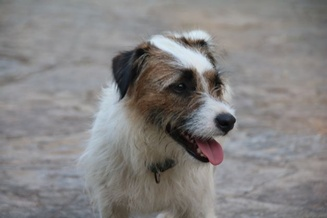
#> input picture tests/test_images/dog.jpg, 327 x 218 px, shrunk from 627 x 418 before the run; its folder holds 5 pictures in this run
$ jupyter execute test_FT.ipynb
#> lines starting #> are read from the running program, lines starting #| are printed output that depends on the picture
[cell 1]
import cv2
from matplotlib import pyplot as plt
import numpy as np
from numpy.fft import fft2, ifft2, fftshift

[cell 2]
SOURCE_DIR = '../tests/test_images'

[cell 3]
def load_image(filename):
    return cv2.imread(f"{SOURCE_DIR}/{filename}")

[cell 4]
def show_image(image):
    image = cv2.cvtColor(image, cv2.COLOR_BGR2RGB)
    plt.imshow(image)
    plt.show()

[cell 5]
hided_image = load_image('dog.jpg').astype(np.uint8)
#> in load_image, returned value is the input picture: shape (218, 327, 3); mean B, G, R 130.4, 130.8, 132.9
source_image = load_image('sunset.jpg').astype(np.uint8)
#> call 2 of load_image, with filename = 'sunset.jpg'
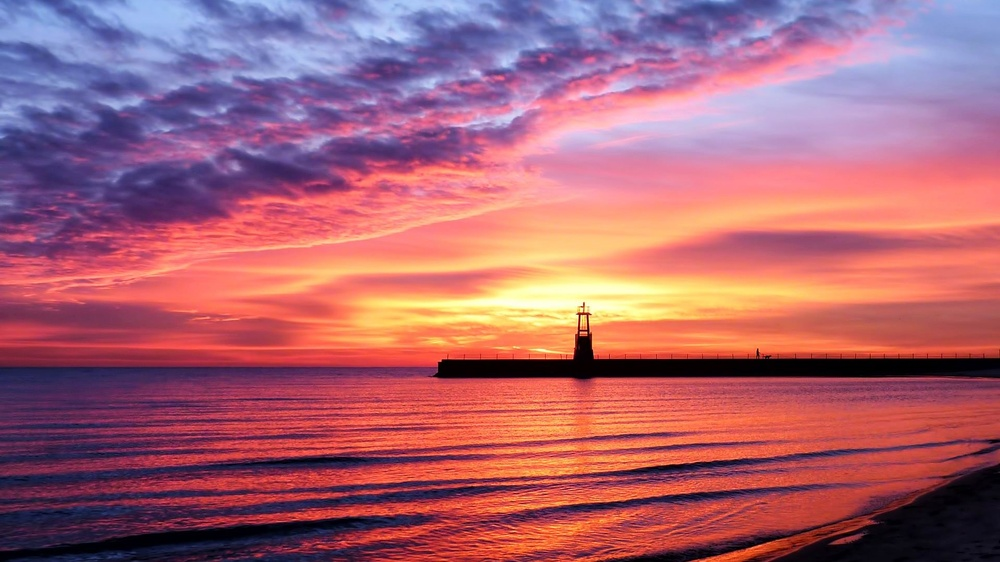
#> input picture tests/test_images/sunset.jpg, 1000 x 562 px, shrunk from 1920 x 1080 before the run
#> in load_image, returned value is the input picture: shape (562, 1000, 3); mean B, G, R 114.6, 99.7, 169.3

[cell 6]
show_image(hided_image)

[cell 7]
show_image(source_image)

[cell 8]
def generate_pixel_mapping(hid, src):
    hidden_image_coords = np.argwhere(hid[:,:,0] >= 0)
    source_image_coords = np.argwhere(src[:,:,0] >= 0)
    np.random.seed(42)
    np.random.shuffle(source_image_coords)
    print(hid.shape[0]*hid.shape[1], hidden_image_coords.shape[0])
    return list(zip(hidden_image_coords, source_image_coords[:hidden_image_coords.shape[0]]))

def shuffle_image(hid, src, shuffling_matrix):
    result = np.zeros(src.shape, dtype=np.uint8)
    for hidden_, source_ in shuffling_matrix:
        result[source_[0],source_[1]] = hid[hidden_[0],hidden_[1]]
    return result

def unshuffle_image(tmp, shuffling_matrix):
    result = np.zeros(tmp.shape, dtype=np.uint8)
    for source_, hidden_ in shuffling_matrix:
        result[source_[0],source_[1]] = tmp[hidden_[0],hidden_[1]]
    return result

my_mat = np.array([[[0,0,255],[0,0,255],[0,0,255]],
                   [[0,255,0],[0,255,0],[0,255,0]],
                   [[255,0,0],[255,0,0],[255,0,0]]])

[cell 9]
shuffling_matrix = generate_pixel_mapping(hided_image, source_image)
#> in generate_pixel_mapping, `hidden_image_coords = np.argwhere(hid[:,:,0] >= 0)`: hidden_image_coords = 71286 pairs, first value 0 to 217, second value 0 to 326
#> in generate_pixel_mapping, `source_image_coords = np.argwhere(src[:,:,0] >= 0)`: source_image_coords = 562000 pairs, first value 0 to 561, second value 0 to 999
#| 71286 71286
#> shuffling_matrix = 71286 items
temp = shuffle_image(hided_image, source_image, shuffling_matrix)
#> the loop in shuffle_image, `for hidden_, source_ in shuffling_matrix:` made 71286 passes
#> (hidden_, source_) on passes 1 to 3: ([0, 0], [445, 725]), ([0, 1], [472, 430]), ([0, 2], [102, 309])
#> after the loop in shuffle_image, `for hidden_, source_ in shuffling_matrix:`:
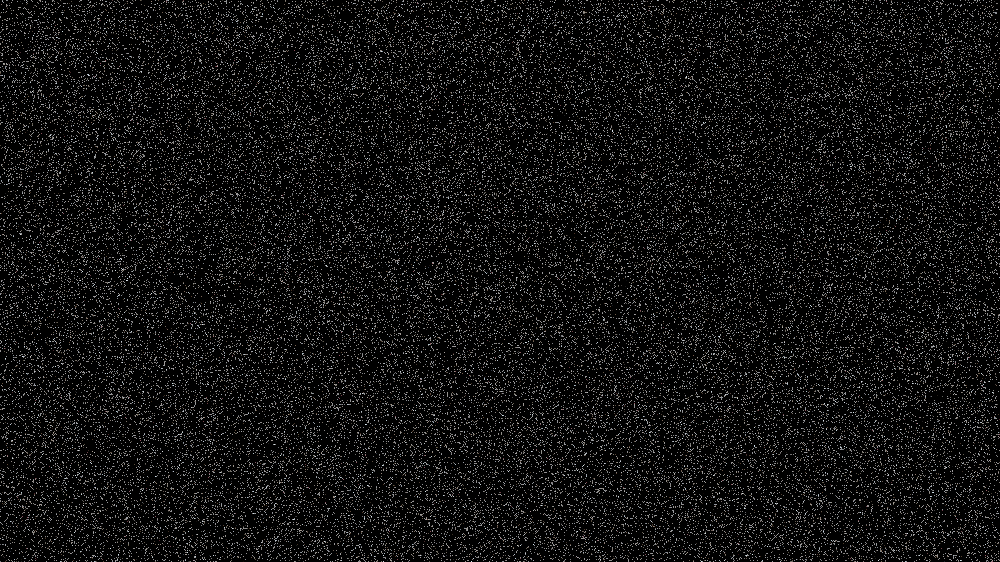
#> result: shape (562, 1000, 3); mean B, G, R 16.5, 16.6, 16.9
show_image(temp)

[cell 10]
final_image = unshuffle_image(temp, shuffling_matrix)
#> the loop in unshuffle_image, `for source_, hidden_ in shuffling_matrix:` made 71286 passes
#> after the loop in unshuffle_image, `for source_, hidden_ in shuffling_matrix:`:
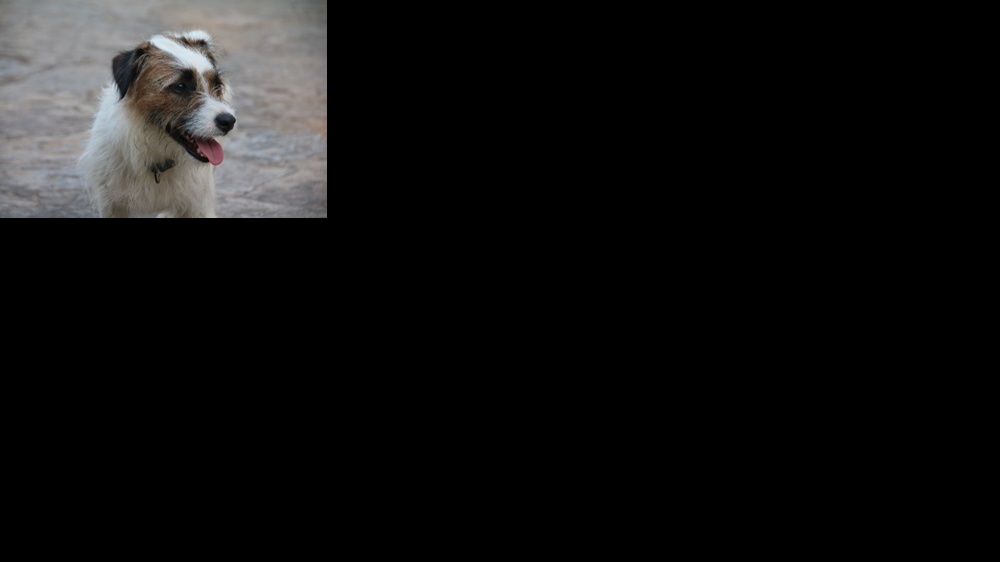
#> result: shape (562, 1000, 3); mean B, G, R 16.5, 16.6, 16.9
show_image(final_image)

[cell 11]
shuffling_matrix = generate_pixel_mapping(hided_image, source_image)
#| 71286 71286
alpha = 3

[cell 12]
def encode_image(source_image, hided_image):
    source_frequency = fft2(source_image)

    hidden_h, hidden_w , _ = hided_image.shape
    hiding_layer = shuffle_image(hided_image, source_image, shuffling_matrix)
    result_frequency = source_frequency + alpha * hiding_layer

    result_image = np.fft.ifft2(result_frequency)
    result_image = np.real(result_image)
    result_image = result_image.astype(np.uint8)
    return result_image

[cell 13]
shuffling_matrix = generate_pixel_mapping(hided_image, hided_image)
#| 71286 71286

encoded_image = encode_image(source_image, hided_image)
#> the loop in shuffle_image (call 2), `for hidden_, source_ in shuffling_matrix:` made 71286 passes
#> (hidden_, source_) on passes 1 to 3: ([0, 0], [67, 199]), ([0, 1], [86, 0]), ([0, 2], [157, 34])
#> after the loop in shuffle_image (call 2), `for hidden_, source_ in shuffling_matrix:`:
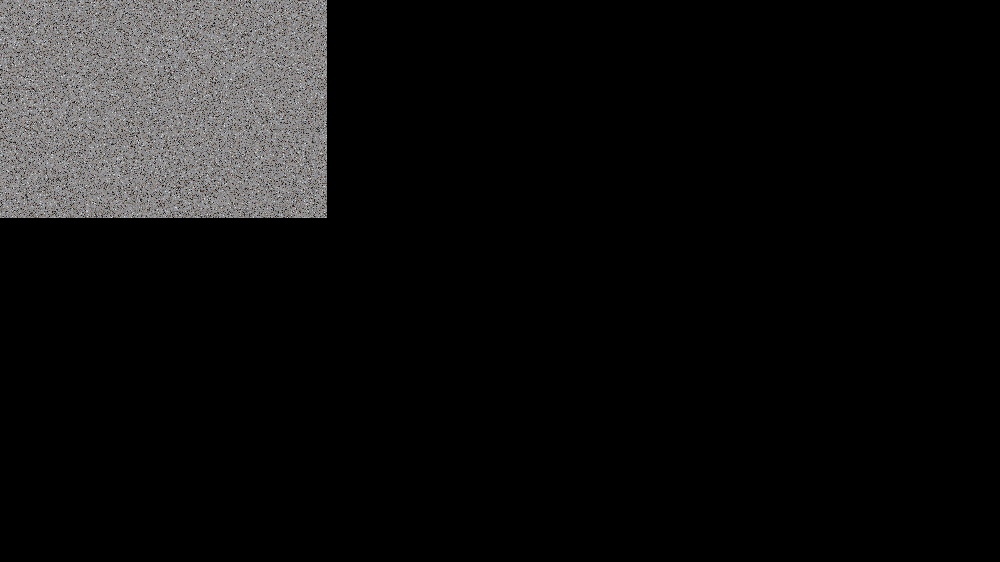
#> result: shape (562, 1000, 3); mean B, G, R 16.5, 16.6, 16.9
#> in encode_image, `result_image = np.real(result_image)`:
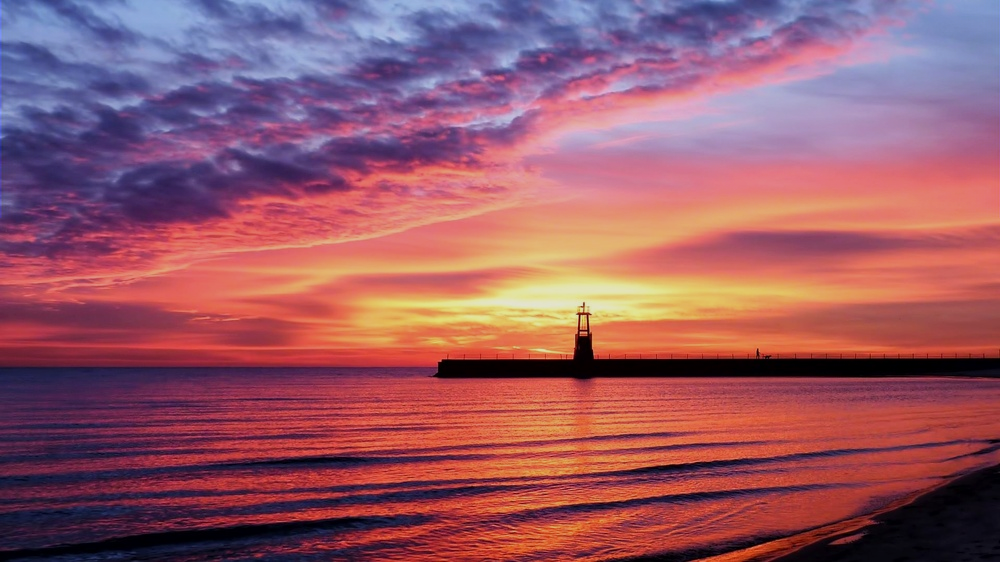
#> result_image: shape (562, 1000, 3) float64; mean of channels 0, 1, 2 114.7, 99.7, 169.3; drawn with min black and max white
show_image(encoded_image)

[cell 14]
def decode_image(source_image, encoded_image):
    encoded_frequency = np.fft.fft2(encoded_image)
    source_frequency = np.fft.fft2(source_image)

    hiden_layer = (source_frequency - encoded_frequency) / alpha

    hiden_layer = np.real(hiden_layer).astype(np.uint8)
    hiden_layer = unshuffle_image(hiden_layer, shuffling_matrix)

    return hiden_layer

[cell 15]
decoded_image = decode_image(source_image, encoded_image)
#> in decode_image, `hiden_layer = np.real(hiden_layer).astype(np.uint8)`:
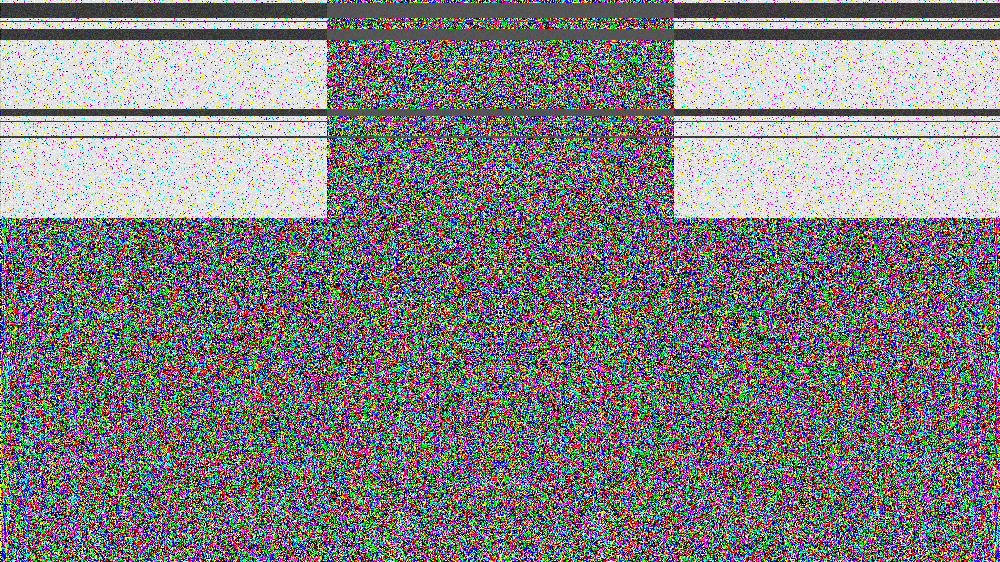
#> hiden_layer: shape (562, 1000, 3); mean of channels 0, 1, 2 128.6, 127.9, 127.9; drawn as B, G, R
#> the loop in unshuffle_image (call 2), `for source_, hidden_ in shuffling_matrix:` made 71286 passes
#> after the loop in unshuffle_image (call 2), `for source_, hidden_ in shuffling_matrix:`:
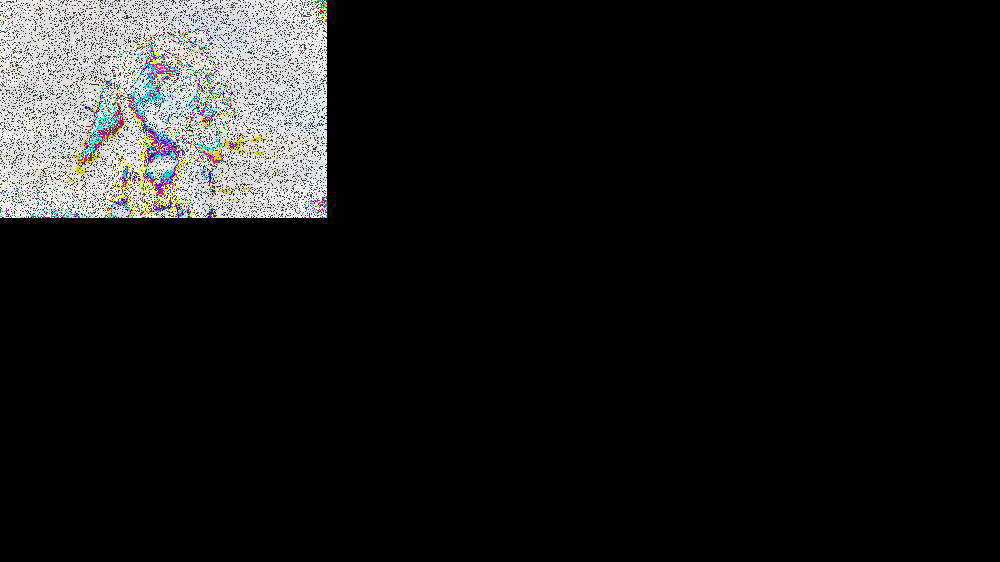
#> result: shape (562, 1000, 3); mean of channels 0, 1, 2 24.4, 24.6, 24.4; drawn as B, G, R

show_image(decoded_image)
